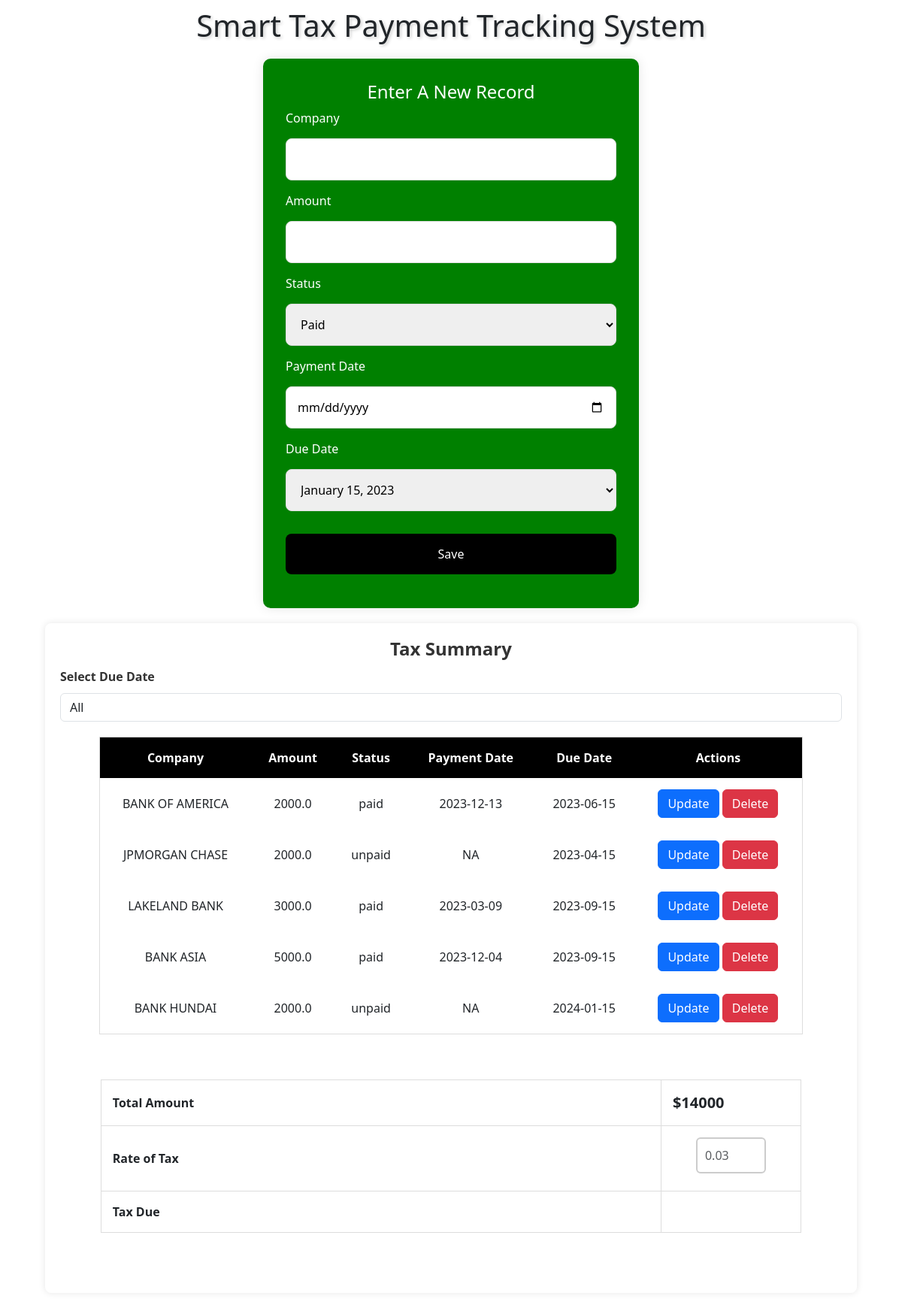
The page / on the database its author committed.
### app.py (models this page shows)
class TaxPayment(db.Model):
    t_id = db.Column(db.Integer, primary_key=True, index=True, autoincrement=True)
    company_name = db.Column('company', db.String(100), nullable=False)
    amount_no = db.Column(db.Float, nullable=False)
    status = db.Column(db.String(100), nullable=False)
    payment_date = db.Column(db.Date, nullable=True)
    due_date = db.Column(db.Date, nullable=False)
    @property
    def company(self):
        return self.company_name
    @company.setter
    def company(self, value):
        self.company_name = value.upper()

### app.py (the view)
@app.route('/')
def index():
    records = TaxPayment.query.all()
    return render_template('index.html', records=records)

### templates/index.html (shortened to what this page needs)
<!DOCTYPE html>
<html lang="en">
<head>
    <link rel="stylesheet" href="{{ url_for('static', filename='layout-styles.css') }}">
    <link rel="stylesheet" href="https://cdn.jsdelivr.net/npm/bootstrap@5.3.0/dist/css/bootstrap.min.css">
</head>
<body>
    <h1>Smart Tax Payment Tracking System</h1>
    <form id="taxForm" action="/insert-record" method="post">
        <h4>Enter A New Record</h4>
        <label for="companyInput">Company</label>
        <input type="text" id="companyInput" name="company" required>
        <label for="amountInput">Amount</label>
        <input type="number" id="amountInput" name="amount_no" required>
        <label for="statusInput">Status</label>
        <select id="statusInput" name="status" required>
            <option value="paid">Paid</option>
        </select>
        <label for="paymentDateInput">Payment Date</label>
        <input type="date" id="paymentDateInput" name="payment_date" placeholder="Payment Date">
        <label for="due_date">Due Date</label>
        <select id="dueDate" name="due_date" required>
        </select>
        <button type="submit">Save</button>
    </form>
    <div id="recordsContainer">
        <h4> Tax Summary</h4>
        <label>Select Due Date</label>
        <select class="form-control mb-2" id="selectDueDate" name="due_date" onchange="updateDataTable();">
            <option value="all">All</option>
        </select>
        <table id="recordsTable">
            <thead>
                <tr>
                    <th>Company</th>
                    <th>Amount</th>
                    <th>Status</th>
                    <th>Payment Date</th>
                    <th>Due Date</th>
                    <th>Actions</th>
                </tr>
            </thead>
            <tbody id="recordsTableBody">
                {% for record in records %}
                <tr>
                    <td>{{ record.company_name }}</td>
                    <td name="record-amount">{{ record.amount_no }}</td>
                    <td>{{ record.status }}</td>
                    <td>{{ record.payment_date.strftime('%Y-%m-%d') if record.payment_date else 'NA' }}</td>
                    <td>{{ record.due_date.strftime('%Y-%m-%d') }}</td>
                    <td>
                        <button type="button" class="btn btn-primary" onclick="showUpdateModal('{{ record.t_id }}', '{{ record.company_name }}', '{{ record.amount_no }}','{{ record.status }}', '{% if record.payment_date %}{{ record.payment_date.strftime('%Y-%m-%d') }}{% endif %}', '{{ record.due_date.strftime('%Y-%m-%d') }}')">Update</button>
                        <button type="button" class="btn btn-danger" onclick="confirmDelete('{{ record.t_id }}')">Delete</button>
                    </td>
                </tr>
                {% endfor %}
            </tbody>
        </table>
        <div id="taxContainer">
            <table id="taxTable">
                <tr>
                    <td width="80%">Total Amount</td>
                    <td id="totalAmountSpan"></td>
                </tr>
                <tr>
                    <td width="80%">Rate of Tax</td>
                    <td><input type="number" class="form-control mb-2" id="taxRateInput" placeholder="0.03" oninput="calculateTaxDue()" required></td>
                </tr>
                <tr>
                    <td width="80%">Tax Due</td>
                    <td id="taxDueSpan"></td>
                </tr>
            </table>
        </div>
    </div>
</body>
</html>

### static/layout-styles.css (style rules this page uses)
body { font-family: 'Open Sans', sans-serif; margin: 0; padding: 0; background-color: #f4f4f4; }
h1 { text-align: center; color: #2c3e50; font-size: 40px; padding-top: 10px; text-shadow: 2px 2px 4px rgba(0, 0, 0, 0.2); }
h4 { text-align: center; margin-top: 50px; color: #333; }
form { max-width: 500px; margin: 20px auto; padding: 30px; background-color: green; border-radius: 10px; color: white; box-shadow: 0 0 15px rgba(0, 0, 0, 0.1); }
form input, form select, form button { width: 100%; padding: 15px; margin: 15px 0; border-radius: 8px; border: 1px solid #ddd; }
form button { background-color: black; color: white; border: none; cursor: pointer; transition: background-color 0.3s ease; }
table { width: 90%; margin: 20px auto; border-collapse: collapse; }
table, th, td { border: 1px solid #ddd; padding: 15px; text-align: center; }
th { background-color: black; color: white; }
#recordsContainer { background-color: #fff; border-radius: 8px; box-shadow: 0 0 10px rgba(0, 0, 0, 0.1); padding: 20px; width: 90%; margin: 20px auto; }
#recordsContainer h4, #recordsContainer label { color: #333; margin-bottom: 10px; font-weight: bold; }
#taxContainer { border-radius: 8px; box-shadow: none; padding: 20px; margin-top: 20px; width: 93.5%; margin: 20px auto; font-weight: bold; }
#taxTable { width: 100%; border-collapse: collapse; margin-top: 20px; }
#taxTable, #taxTable th, #taxTable td { border: 1px solid #ddd; padding: 15px; text-align: left; }
#taxRateInput { width: 60%; padding: 10px; border: 2px solid #ccc; margin: 0px auto; }
#totalAmountSpan, #taxDueSpan { font-size: 20px; font-weight: bold; }

### rows shown on the page
TaxPayment: company_name "BANK OF AMERICA", amount_no "2000.0", status "paid", payment_date "2023-12-13", due_date "2023-06-15"
TaxPayment: company_name "JPMORGAN CHASE", amount_no "2000.0", status "unpaid", payment_date "NA", due_date "2023-04-15"
TaxPayment: company_name "LAKELAND BANK", amount_no "3000.0", status "paid", payment_date "2023-03-09", due_date "2023-09-15"
TaxPayment: company_name "BANK ASIA", amount_no "5000.0", status "paid", payment_date "2023-12-04", due_date "2023-09-15"
TaxPayment: company_name "BANK HUNDAI", amount_no "2000.0", status "unpaid", payment_date "NA", due_date "2024-01-15"
